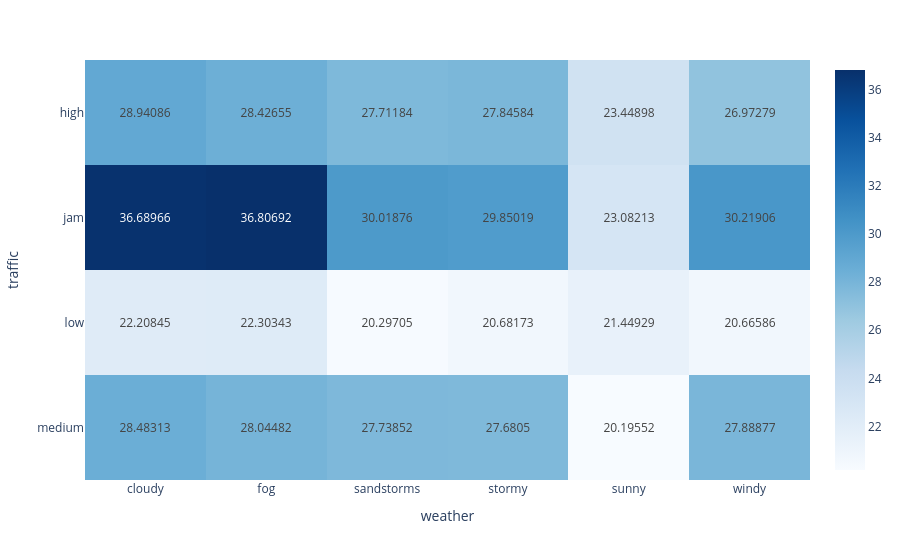

This figure's notebook cell:
### Markdown cell above
# Multivariate Analysis

### Code cell
multivariate_analysis('time','weather','traffic')

### Figure 1 — Plotly figure (JSON) as saved in the notebook; plotly's stock layout.template omitted (floating-point values rounded to 4 significant figures)
{"data": [{"coloraxis": "coloraxis", "hovertemplate": "weather: %{x}<br>traffic: %{y}<br>color: %{z}<extra></extra>", "name": "0", "texttemplate": "%{z}", "type": "heatmap", "x": ["cloudy", "fog", "sandstorms", "stormy", "sunny", "windy"], "xaxis": "x", "y": ["high", "jam", "low", "medium"], "yaxis": "y", "z": [[28.94, 28.43, 27.71, 27.85, 23.45, 26.97], [36.69, 36.81, 30.02, 29.85, 23.08, 30.22], [22.21, 22.3, 20.3, 20.68, 21.45, 20.67], [28.48, 28.04, 27.74, 27.68, 20.2, 27.89]]}], "layout": {"coloraxis": {"colorscale": [[0, "rgb(247,251,255)"], [0.125, "rgb(222,235,247)"], [0.25, "rgb(198,219,239)"], [0.375, "rgb(158,202,225)"], [0.5, "rgb(107,174,214)"], [0.625, "rgb(66,146,198)"], [0.75, "rgb(33,113,181)"], [0.875, "rgb(8,81,156)"], [1, "rgb(8,48,107)"]]}, "margin": {"t": 60}, "xaxis": {"anchor": "y", "domain": [0, 1], "title": {"text": "weather"}}, "yaxis": {"anchor": "x", "autorange": "reversed", "domain": [0, 1], "title": {"text": "traffic"}}}}
